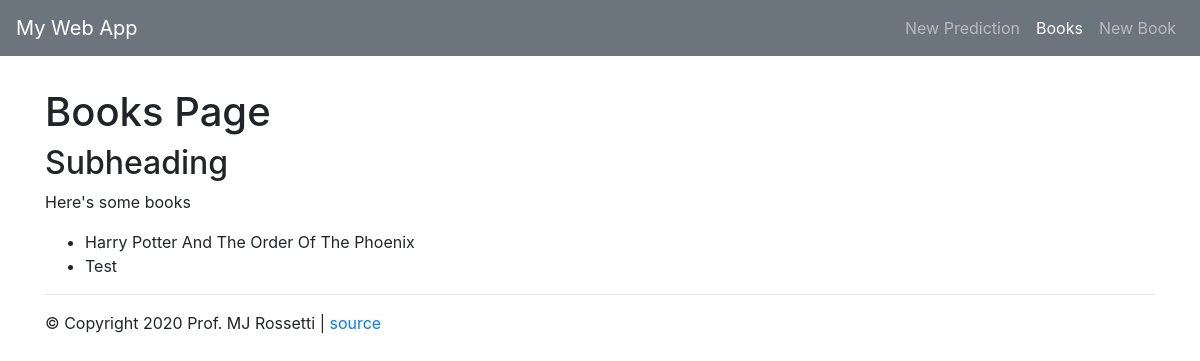
The app's page /books, older data.
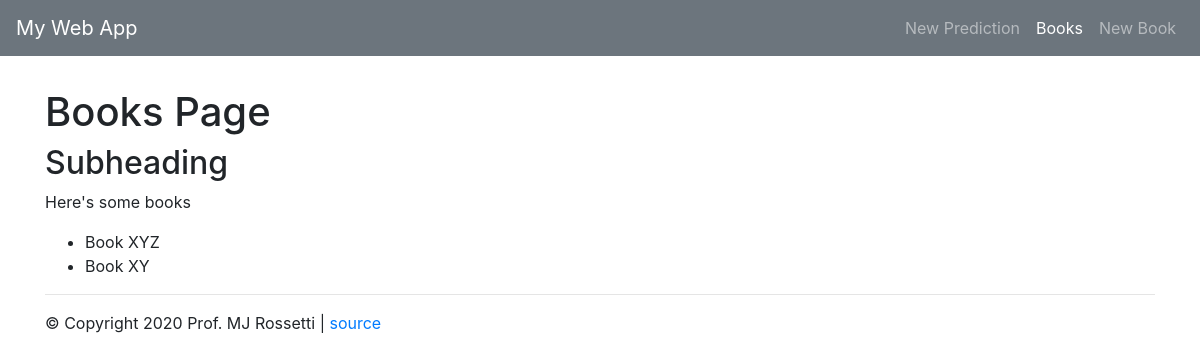
The same page, newer data.
### web_app/models.py (models this page shows)
class Book(db.Model):
    id = db.Column(db.Integer, primary_key=True)
    title = db.Column(db.String(128))
    author_id = db.Column(db.String(128))

### web_app/routes/book_routes.py (the view)
@book_routes.route("/books")
def list_books_for_humans():
    book_records = Book.query.all()
    print(book_records)
    return render_template("books.html", message="Here's some books", books=book_records)

### web_app/templates/books.html
{% extends "bootstrap_layout.html" %}
{% set active_page = "books" %}
{% block content %}
    <h1>Books Page</h1>
    <h2>Subheading</h2>
    <p>{{ message }}</p>
    {% if books %}
        <ul>
        {% for book in books %}
            <li>{{ book.title }}</li>
        {% endfor %}
        </ul>
    {% else %}
        <p>Books not found.</p>
    {% endif %}
{% endblock %}

### web_app/templates/bootstrap_layout.html (shortened to what this page needs)
<!doctype html>
<html>
  <head>
    <link rel="stylesheet" href="https://stackpath.bootstrapcdn.com/bootstrap/4.4.1/css/bootstrap.min.css">
  </head>
  <body>
    {% set nav_links = [
      ('/', 'prediction_form', 'New Prediction'),
      ('/books', 'books', 'Books'),
      ('/books/new', 'new_book', 'New Book')
    ] -%}
    {% set active_page = active_page|default('index') -%}
    <nav class="navbar navbar-expand-lg navbar-dark bg-secondary">
      <a class="navbar-brand" href="/">My Web App</a>
      <div class="collapse navbar-collapse" id="navbarNavAltMarkup">
        <ul class="nav navbar-nav ml-auto">
          {% for href, id, link_text in nav_links %}
            {% if id == active_page %}
              {% set is_active = "active" -%}
            {% else %}
              {% set is_active = "" -%}
            {% endif %}
            <li class="nav-item">
              <a class="nav-link {{ is_active }}" href="{{href}}">{{link_text}}</a>
            </li>
          {% endfor %}
        </div>
    </nav>
    <div class="container" style="margin-top:2em;">
      <div id="content">
        {% block content %}
        {% endblock %}
      </div>
      <div id="footer">
        <hr>
        &copy; Copyright 2020 Prof. MJ Rossetti |
        <a href="https://github.com/prof-rossetti/">source</a>
      </div>
    </div>
  </body>
</html>

Row changes from the older to the newer data that the page shows:
changed Book: title "Harry Potter And The Order Of The Phoenix" → "Book XYZ"
changed Book: title "Test" → "Book XY"
